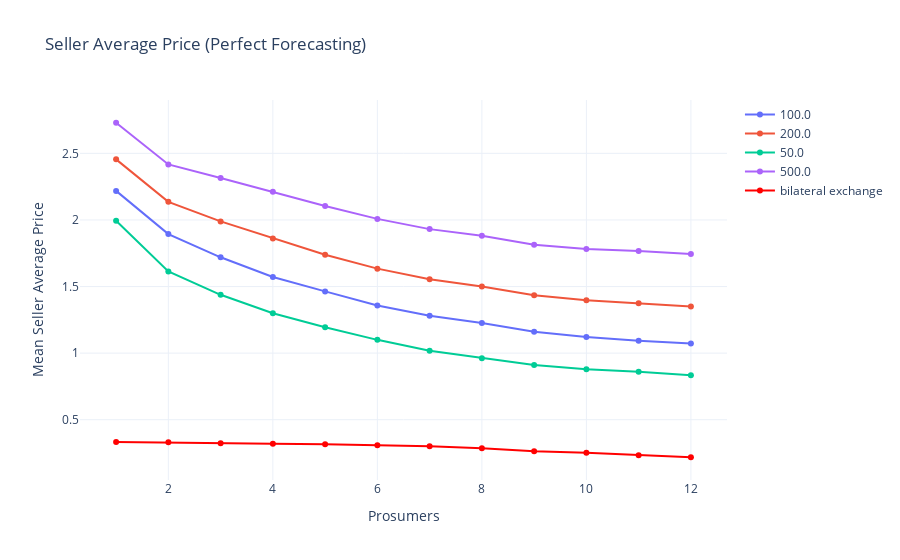
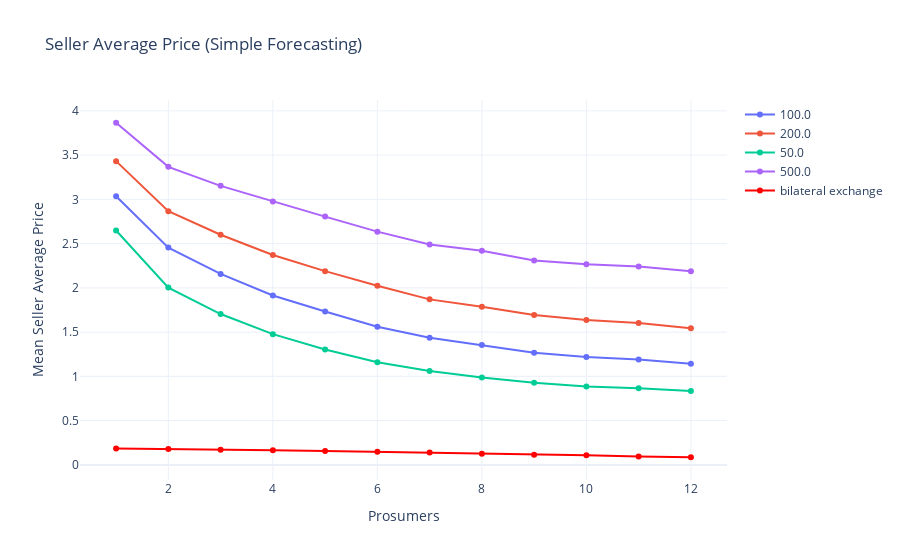

The notebook cell these images were saved under, in order:
### Code cell
import pandas as pd
import plotly.graph_objects as go



# Replace "null" string values in the 'amm_liquidity_k' column with "bilateral exchange"
df['amm_liquidity_k'] = df['amm_liquidity_k'].replace('null', 'bilateral exchange')

# Convert amm_liquidity_k to string to handle both string and numeric comparisons
df['amm_liquidity_k'] = df['amm_liquidity_k'].astype(str)

# Group by prosumers, perfect_forecasting, and amm_liquidity_k, then calculate mean values
grouped_df = df.groupby(['prosumers', 'perfect_forecasting', 'amm_liquidity_k'])['Seller Average Price'].mean().reset_index()

# Define colors for the plot
colors = {
    'bilateral exchange': 'red',
    '50': 'rgb(204, 229, 255)',  # light blue
    '100': 'rgb(153, 204, 255)', # medium blue
    '150': 'rgb(102, 178, 255)', # darker blue
    '200': 'rgb(51, 153, 255)',  # more darker blue
    '250': 'rgb(0, 128, 255)',   # even more darker blue
    '300': 'rgb(0, 102, 204)'    # darkest blue
}

# Function to get color based on k value
def get_color(k_value):
    k_value_str = str(k_value)
    if k_value_str == 'bilateral exchange':
        return colors['bilateral exchange']
    return colors.get(k_value_str)

# Create figure for perfect_forecasting = True
fig_true = go.Figure()

for k_value in grouped_df['amm_liquidity_k'].unique():
    df_subset = grouped_df[(grouped_df['perfect_forecasting'] == True) & (grouped_df['amm_liquidity_k'] == k_value)]
    fig_true.add_trace(go.Scatter(
        x=df_subset['prosumers'],
        y=df_subset['Seller Average Price'],
        mode='lines+markers',
        name=str(k_value),
        line=dict(color=get_color(k_value)),
        marker=dict(color=get_color(k_value))
    ))

# Update layout for perfect_forecasting = True
fig_true.update_layout(
    title='Seller Average Price (Perfect Forecasting)',
    xaxis_title='Prosumers',
    yaxis_title='Mean Seller Average Price',
    template='plotly_white'
)

# Create figure for perfect_forecasting = False
fig_false = go.Figure()

for k_value in grouped_df['amm_liquidity_k'].unique():
    df_subset = grouped_df[(grouped_df['perfect_forecasting'] == False) & (grouped_df['amm_liquidity_k'] == k_value)]
    fig_false.add_trace(go.Scatter(
        x=df_subset['prosumers'],
        y=df_subset['Seller Average Price'],
        mode='lines+markers',
        name=str(k_value),
        line=dict(color=get_color(k_value)),
        marker=dict(color=get_color(k_value))
    ))

# Update layout for perfect_forecasting = False
fig_false.update_layout(
    title='Seller Average Price (Simple Forecasting)',
    xaxis_title='Prosumers',
    yaxis_title='Mean Seller Average Price',
    template='plotly_white'
)

# Show the plots
fig_true.show()
fig_false.show()

### Figure 1 — Plotly figure (JSON) as saved in the notebook; plotly's stock layout.template omitted (floating-point values rounded to 4 significant figures)
{"data": [{"mode": "lines+markers", "name": "100.0", "type": "scatter", "x": [1, 2, 3, 4, 5, 6, 7, 8, 9, 10, 11, 12], "y": [2.218, 1.894, 1.72, 1.572, 1.463, 1.358, 1.28, 1.227, 1.161, 1.12, 1.092, 1.072]}, {"mode": "lines+markers", "name": "200.0", "type": "scatter", "x": [1, 2, 3, 4, 5, 6, 7, 8, 9, 10, 11, 12], "y": [2.455, 2.136, 1.989, 1.861, 1.738, 1.634, 1.555, 1.501, 1.434, 1.397, 1.374, 1.351]}, {"mode": "lines+markers", "name": "50.0", "type": "scatter", "x": [1, 2, 3, 4, 5, 6, 7, 8, 9, 10, 11, 12], "y": [1.993, 1.613, 1.438, 1.299, 1.195, 1.1, 1.018, 0.9619, 0.9099, 0.8782, 0.8602, 0.834]}, {"mode": "lines+markers", "name": "500.0", "type": "scatter", "x": [1, 2, 3, 4, 5, 6, 7, 8, 9, 10, 11, 12], "y": [2.73, 2.417, 2.315, 2.212, 2.104, 2.008, 1.931, 1.882, 1.814, 1.782, 1.767, 1.744]}, {"line": {"color": "red"}, "marker": {"color": "red"}, "mode": "lines+markers", "name": "bilateral exchange", "type": "scatter", "x": [1, 2, 3, 4, 5, 6, 7, 8, 9, 10, 11, 12], "y": [0.3326, 0.3299, 0.3239, 0.3203, 0.3157, 0.3081, 0.3006, 0.2851, 0.2633, 0.251, 0.2324, 0.218]}], "layout": {"title": {"text": "Seller Average Price (Perfect Forecasting)"}, "xaxis": {"title": {"text": "Prosumers"}}, "yaxis": {"title": {"text": "Mean Seller Average Price"}}}}

### Figure 2 — Plotly figure (JSON) as saved in the notebook; plotly's stock layout.template omitted (floating-point values rounded to 4 significant figures)
{"data": [{"mode": "lines+markers", "name": "100.0", "type": "scatter", "x": [1, 2, 3, 4, 5, 6, 7, 8, 9, 10, 11, 12], "y": [3.035, 2.455, 2.157, 1.913, 1.732, 1.562, 1.437, 1.356, 1.266, 1.218, 1.19, 1.143]}, {"mode": "lines+markers", "name": "200.0", "type": "scatter", "x": [1, 2, 3, 4, 5, 6, 7, 8, 9, 10, 11, 12], "y": [3.432, 2.866, 2.6, 2.371, 2.189, 2.023, 1.87, 1.786, 1.693, 1.636, 1.603, 1.544]}, {"mode": "lines+markers", "name": "50.0", "type": "scatter", "x": [1, 2, 3, 4, 5, 6, 7, 8, 9, 10, 11, 12], "y": [2.648, 2.003, 1.704, 1.477, 1.303, 1.16, 1.061, 0.9872, 0.9277, 0.885, 0.8662, 0.8361]}, {"mode": "lines+markers", "name": "500.0", "type": "scatter", "x": [1, 2, 3, 4, 5, 6, 7, 8, 9, 10, 11, 12], "y": [3.866, 3.367, 3.153, 2.975, 2.805, 2.635, 2.491, 2.42, 2.308, 2.267, 2.24, 2.187]}, {"line": {"color": "red"}, "marker": {"color": "red"}, "mode": "lines+markers", "name": "bilateral exchange", "type": "scatter", "x": [1, 2, 3, 4, 5, 6, 7, 8, 9, 10, 11, 12], "y": [0.1849, 0.1804, 0.1699, 0.164, 0.1564, 0.1479, 0.1399, 0.127, 0.115, 0.1075, 0.09524, 0.08618]}], "layout": {"title": {"text": "Seller Average Price (Simple Forecasting)"}, "xaxis": {"title": {"text": "Prosumers"}}, "yaxis": {"title": {"text": "Mean Seller Average Price"}}}}
